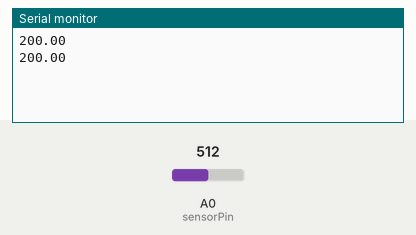
Bench run of a sketch on a simulated Arduino Uno, built with avr-gcc and run on an emulated ATmega328P. Parts: the last lines printed to the serial monitor. Inputs (shaded band) come from the test bench; at power-on: A0 (sensorPin) = 512.

Above: at 5.8 s.
5.9 s: A0 (sensorPin) set to 716
At 11.3 s:
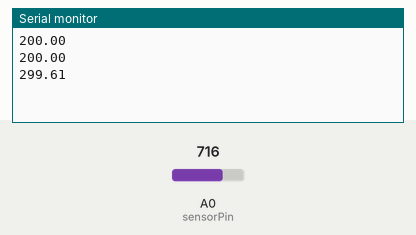
11.9 s: A0 (sensorPin) set to 900
At 16.3 s:
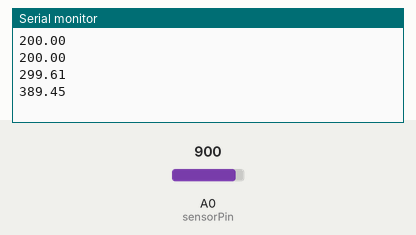
Timing chart, 0 to 17.8 s (numbered marks = the images above; inputs shaded):
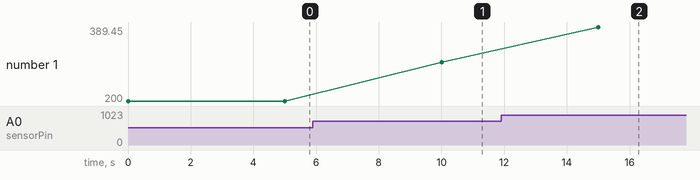

The sketch:

IoT-temp-sensor.ino
```cpp
const int delayBetweenReads = 5000;

const int sensorPin = A0;

void setup() {
    // put your setup code here, to run once:
    Serial.begin(9600);
}

void loop() {
  // put your main code here, to run repeatedly:
  int sensorVal = analogRead(sensorPin);
  double voltage = (sensorVal / 1024.0) * 5.0;
  double currentTemp = (voltage - .5) * 100;
  Serial.println(String(currentTemp));


  delay(delayBetweenReads);
}
```

Measured:
- after the input at 5.9 s, the serial monitor: prints a new line after 4.1 s (image 1)
- after the input at 11.9 s, the serial monitor: prints a new line after 3.1 s (image 2)
- plotted number 1: 200 → 299.61 after the input at 5.9 s, 299.61 → 389.45 after the input at 11.9 s
